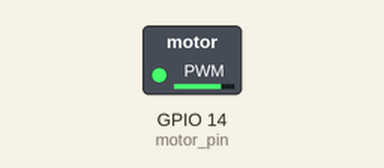
This program was run on a simulated ESP32 board running MicroPython. Parts: switched loads named in the program (green lamp = pin HIGH).

Above: at 0.05 s.
At 4.5 s:
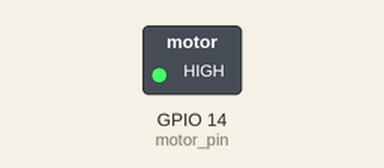
At 9.0 s:
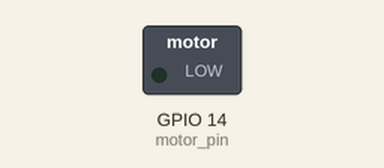
Timing chart, 0 to 11.7 s (numbered marks = the images above):
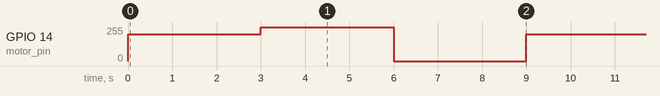

The program:

dc.py
```python
from machine import Pin, PWM
from time import sleep

MOTOR_PIN = 14
motor_pin = Pin(MOTOR_PIN, Pin.OUT)
motor_pwm = PWM(motor_pin, duty=0)

def motor(pwm_object, duty, silence_duration):
    pwm_object.freq(5000)
    pwm_object.duty(duty)
    sleep(silence_duration)
    pwm_object.duty(0)

while True:
    motor(motor_pwm, 800, 3)
    motor(motor_pwm, 1023, 3)
    motor(motor_pwm, 0, 3)
```

Measured:
- by itself, GPIO 14 (motor_pin): repeats every 9.0 s: 255/255 3.0 s, 0/255 3.0 s, 199/255 3.0 s
